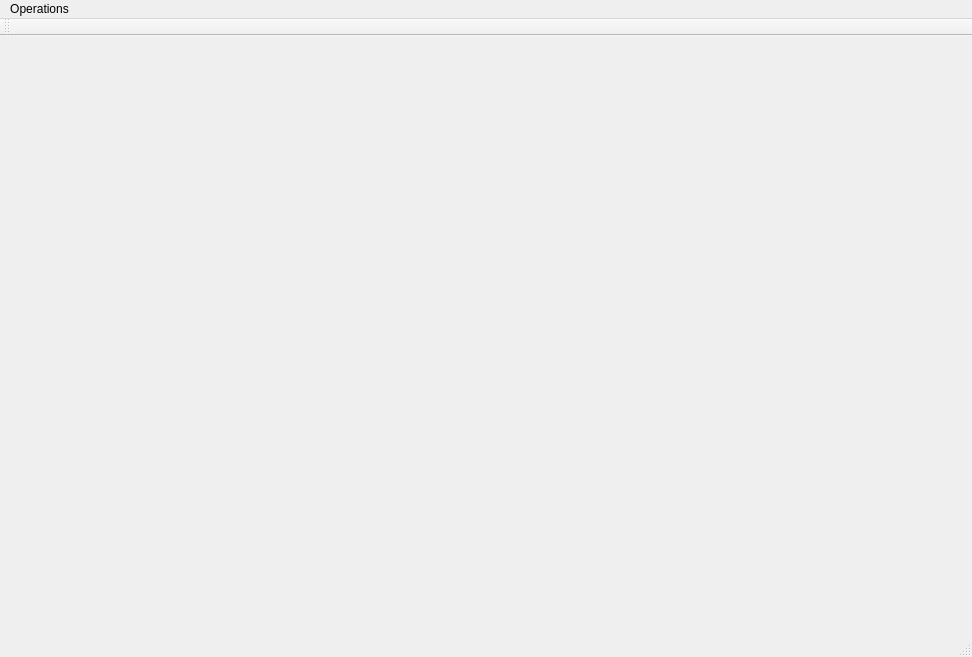
<?xml version="1.0" encoding="UTF-8"?>
<ui version="4.0">
 <class>viewer_stubClass</class>
 <widget class="QMainWindow" name="viewer_stubClass">
  <property name="geometry">
   <rect>
    <x>0</x>
    <y>0</y>
    <width>972</width>
    <height>657</height>
   </rect>
  </property>
  <property name="windowTitle">
   <string>viewer_stub</string>
  </property>
  <widget class="QWidget" name="centralWidget">
   <layout class="QVBoxLayout" name="verticalLayout">
    <item>
     <widget class="ViewPort" name="widget" native="true"/>
    </item>
   </layout>
  </widget>
  <widget class="QMenuBar" name="menuBar">
   <property name="geometry">
    <rect>
     <x>0</x>
     <y>0</y>
     <width>972</width>
     <height>26</height>
    </rect>
   </property>
   <widget class="QMenu" name="menuSlice">
    <property name="title">
     <string>Operations</string>
    </property>
    <addaction name="actionSlice"/>
    <addaction name="actionJacobian_Coloring"/>
    <addaction name="actionNSJ_Coloring"/>
   </widget>
   <addaction name="menuSlice"/>
  </widget>
  <widget class="QToolBar" name="mainToolBar">
   <attribute name="toolBarArea">
    <enum>TopToolBarArea</enum>
   </attribute>
   <attribute name="toolBarBreak">
    <bool>false</bool>
   </attribute>
  </widget>
  <widget class="QStatusBar" name="statusBar"/>
  <action name="actionExit">
   <property name="text">
    <string>Exit</string>
   </property>
  </action>
  <action name="actionX">
   <property name="text">
    <string>X</string>
   </property>
  </action>
  <action name="actionX_2">
   <property name="text">
    <string>X</string>
   </property>
  </action>
  <action name="actionY">
   <property name="text">
    <string>Y</string>
   </property>
  </action>
  <action name="actionZ">
   <property name="text">
    <string>Z</string>
   </property>
  </action>
  <action name="actionX_3">
   <property name="text">
    <string>X</string>
   </property>
  </action>
  <action name="actionIncrease">
   <property name="text">
    <string>Increase</string>
   </property>
   <property name="shortcut">
    <string>.</string>
   </property>
  </action>
  <action name="actionDecrease">
   <property name="text">
    <string>Decrease</string>
   </property>
   <property name="shortcut">
    <string>,</string>
   </property>
  </action>
  <action name="actionX_4">
   <property name="text">
    <string>X</string>
   </property>
  </action>
  <action name="actionY_2">
   <property name="text">
    <string>Y</string>
   </property>
  </action>
  <action name="actionZ_2">
   <property name="text">
    <string>Z</string>
   </property>
  </action>
  <action name="actionSlice">
   <property name="text">
    <string>Slice Dialog</string>
   </property>
  </action>
  <action name="actionJacobian_Coloring">
   <property name="checkable">
    <bool>true</bool>
   </property>
   <property name="text">
    <string>Jacobian-Coloring</string>
   </property>
  </action>
  <action name="actionFind_NSJ">
   <property name="text">
    <string>NSJ Coloring</string>
   </property>
  </action>
  <action name="actionNSJ_Coloring">
   <property name="text">
    <string>NSJ-Coloring</string>
   </property>
  </action>
 </widget>
 <layoutdefault spacing="6" margin="11"/>
 <customwidgets>
  <customwidget>
   <class>ViewPort</class>
   <extends>QWidget</extends>
   <header>viewport.h</header>
   <container>1</container>
  </customwidget>
 </customwidgets>
 <resources>
  <include location="viewer_stub.qrc"/>
 </resources>
 <connections>
  <connection>
   <sender>actionSlice</sender>
   <signal>triggered()</signal>
   <receiver>viewer_stubClass</receiver>
   <slot>showSliceDlg()</slot>
   <hints>
    <hint type="sourcelabel">
     <x>-1</x>
     <y>-1</y>
    </hint>
    <hint type="destinationlabel">
     <x>299</x>
     <y>199</y>
    </hint>
   </hints>
  </connection>
  <connection>
   <sender>actionJacobian_Coloring</sender>
   <signal>triggered()</signal>
   <receiver>viewer_stubClass</receiver>
   <slot>jacobianColoring()</slot>
   <hints>
    <hint type="sourcelabel">
     <x>-1</x>
     <y>-1</y>
    </hint>
    <hint type="destinationlabel">
     <x>299</x>
     <y>199</y>
    </hint>
   </hints>
  </connection>
  <connection>
   <sender>actionNSJ_Coloring</sender>
   <signal>triggered()</signal>
   <receiver>viewer_stubClass</receiver>
   <slot>NSJColoring()</slot>
   <hints>
    <hint type="sourcelabel">
     <x>-1</x>
     <y>-1</y>
    </hint>
    <hint type="destinationlabel">
     <x>485</x>
     <y>328</y>
    </hint>
   </hints>
  </connection>
 </connections>
 <slots>
  <slot>increaseSlide()</slot>
  <slot>decreaseSlide()</slot>
  <slot>showSliceDlg()</slot>
  <slot>jacobianColoring()</slot>
  <slot>NSJColoring()</slot>
 </slots>
</ui>
